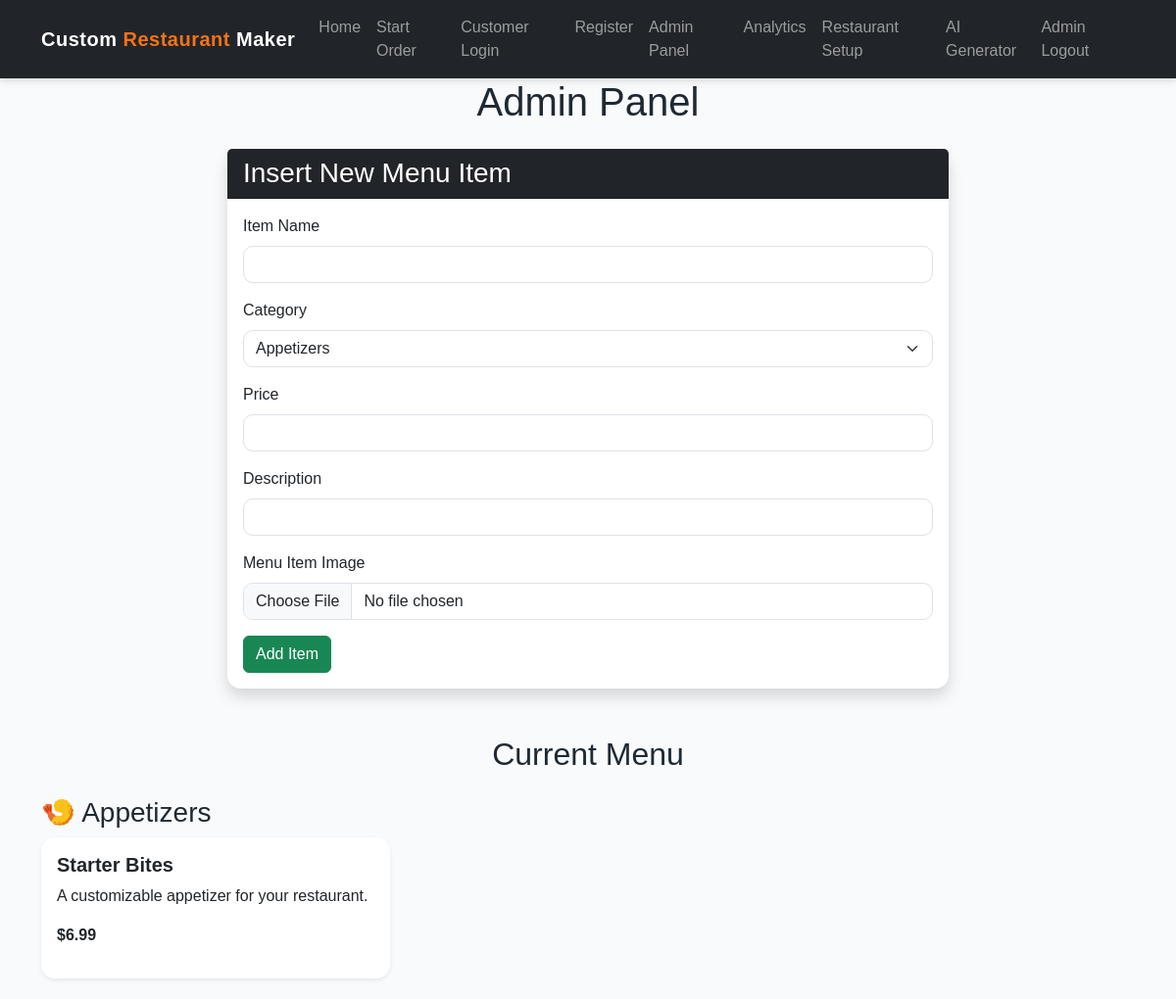
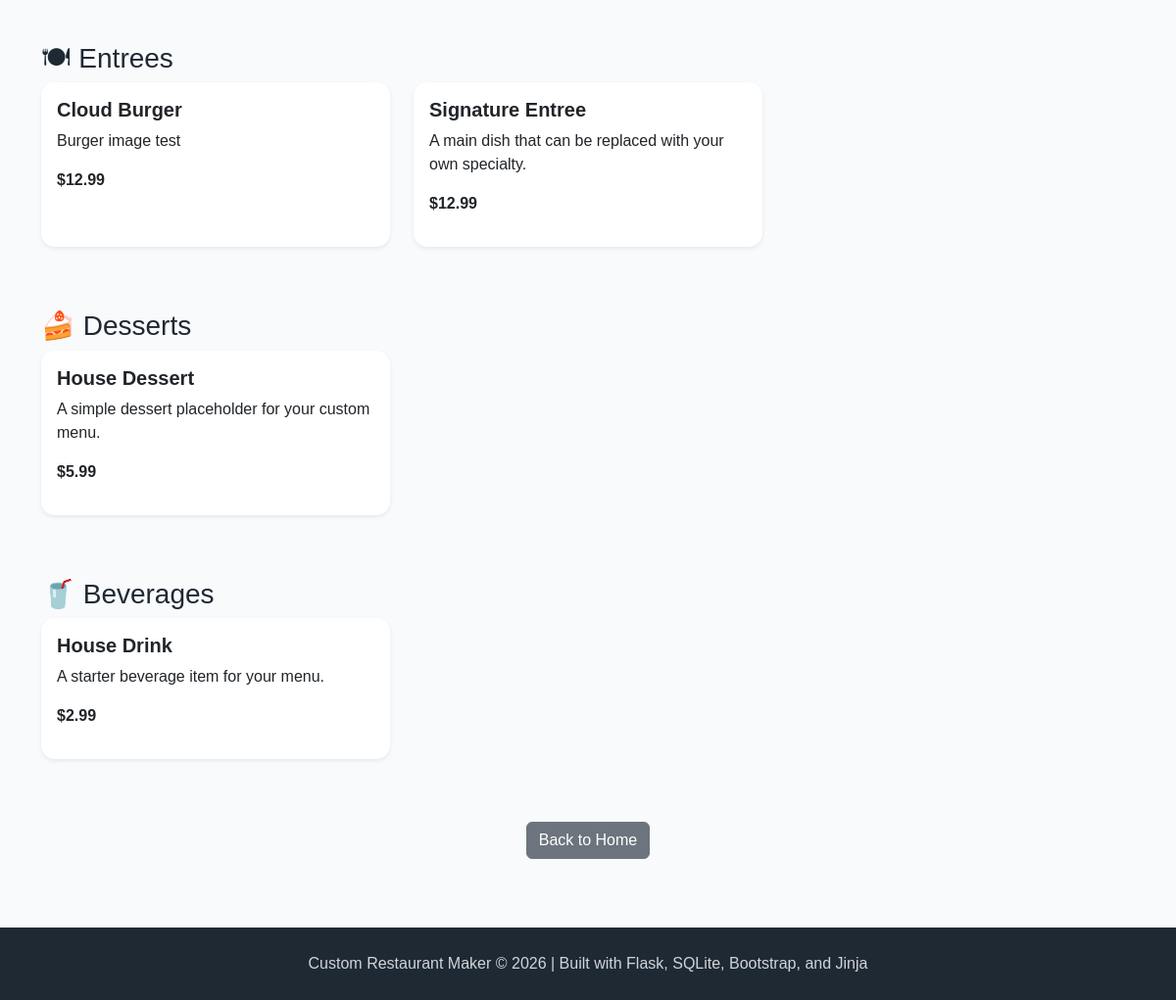
Screenshot of /admin (signed in) with the database file from the repository (2 pictures, top to bottom).
### app.py (models this page shows)
class Menu(db.Model):
    __tablename__ = "menu"
    menu_id = db.Column(db.Integer, primary_key=True)
    name = db.Column(db.String(150), nullable=False)
    category = db.Column(db.String(100), nullable=False)
    price = db.Column(db.Float, nullable=False)
    description = db.Column(db.Text)
    image_filename = db.Column(db.String(255))
    image_url = db.Column(db.Text)

### app.py (the view, shortened to what this page needs)
@app.route("/admin", methods=["GET", "POST"])
def admin():
    if not session.get("admin_logged_in"):
        flash("Please log in to access the admin panel.", "warning")
        return redirect("/login")
    conn = get_db()
    cur = conn.cursor()
    cur.execute("""
        SELECT *
        FROM menu
        ORDER BY
            CASE LOWER(category)
                WHEN 'appetizers' THEN 1
                WHEN 'entrees' THEN 2
                WHEN 'desserts' THEN 3
                WHEN 'beverages' THEN 4
                ELSE 5
            END,
            name
    """)
    menu = cur.fetchall()
    conn.close()
    return render_template("admin.html", menu=menu)

### app.py (called while the page is built)
def get_db():
    conn = sqlite3.connect("project4.db")
    conn.row_factory = sqlite3.Row
    return conn

### templates/admin.html (shortened to what this page needs)
{% extends "base.html" %}
{% block content %}
<h1 class="text-center mb-4">Admin Panel</h1>
<div class="row justify-content-center">
    <div class="col-md-8">
        <div class="card shadow mb-5">
            <div class="card-header bg-dark text-white">
                <h3 class="mb-0">Insert New Menu Item</h3>
            </div>
            <div class="card-body">
                <form method="post" action="/admin" enctype="multipart/form-data">
                    <div class="mb-3">
                        <label class="form-label">Item Name</label>
                        <input type="text" name="name" class="form-control" required>
                    </div>
                    <div class="mb-3">
                        <label class="form-label">Category</label>
                        <select name="category" class="form-select" required>
                            <option value="Appetizers">Appetizers</option>
                        </select>
                    </div>
                    <div class="mb-3">
                        <label class="form-label">Price</label>
                        <input type="number" step="0.01" name="price" class="form-control" required>
                    </div>
                    <div class="mb-3">
                        <label class="form-label">Description</label>
                        <input type="text" name="description" class="form-control" required>
                    </div>
                    <div class="mb-3">
                        <label class="form-label">Menu Item Image</label>
                        <input type="file" name="image" class="form-control">
                    </div>
                    <button type="submit" class="btn btn-success">
                        Add Item
                    </button>
                </form>
            </div>
        </div>
    </div>
</div>
<h2 class="text-center mb-4">Current Menu</h2>
<h3 class="mt-4">🍤 Appetizers</h3>
<div class="row">
    {% for item in menu %}
        {% if item['category'].lower() == 'appetizers' %}
            <div class="col-md-4 mb-3">
                <div class="card h-100 shadow-sm">
                    <div class="card-body">
                        <h5 class="card-title">{{ item['name'] }}</h5>
                        <p class="card-text">
                            {{ item['description'] }}
                        </p>
                        <p>
                            <strong>${{ "%.2f"|format(item['price']) }}</strong>
                        </p>
                    </div>
                </div>
            </div>
        {% endif %}
    {% endfor %}
</div>
<h3 class="mt-5">🍽 Entrees</h3>
<div class="row">
    {% for item in menu %}
        {% if item['category'].lower() == 'entrees' %}
            <div class="col-md-4 mb-3">
                <div class="card h-100 shadow-sm">
                    <div class="card-body">
                        <h5 class="card-title">{{ item['name'] }}</h5>
                        <p class="card-text">
                            {{ item['description'] }}
                        </p>
                        <p>
                            <strong>${{ "%.2f"|format(item['price']) }}</strong>
                        </p>
                    </div>
                </div>
            </div>
        {% endif %}
    {% endfor %}
</div>
<h3 class="mt-5">🍰 Desserts</h3>
<div class="row">
    {% for item in menu %}
        {% if item['category'].lower() == 'desserts' %}
            <div class="col-md-4 mb-3">
                <div class="card h-100 shadow-sm">
                    <div class="card-body">
                        <h5 class="card-title">{{ item['name'] }}</h5>
                        <p class="card-text">
                            {{ item['description'] }}
                        </p>
                        <p>
                            <strong>${{ "%.2f"|format(item['price']) }}</strong>
                        </p>
                    </div>
                </div>
            </div>
        {% endif %}
    {% endfor %}
</div>
<h3 class="mt-5">🥤 Beverages</h3>
<div class="row">
    {% for item in menu %}
        {% if item['category'].lower() == 'beverages' %}
            <div class="col-md-4 mb-3">
                <div class="card h-100 shadow-sm">
                    <div class="card-body">
                        <h5 class="card-title">{{ item['name'] }}</h5>
                        <p class="card-text">
                            {{ item['description'] }}
                        </p>
                        <p>
                            <strong>${{ "%.2f"|format(item['price']) }}</strong>
                        </p>
                    </div>
                </div>
            </div>
        {% endif %}
    {% endfor %}
</div>
<div class="text-center mt-5 mb-5">
    <a href="/" class="btn btn-secondary">
        Back to Home
    </a>
</div>
{% endblock %}

### static/style.css (style rules this page uses)
:root { --primary-dark: #1f2933; --primary-orange: #f97316; --primary-yellow: #facc15; --primary-green: #16a34a; --soft-bg: #f8fafc; --card-bg: #ffffff; --text-dark: #1f2933; }
body { background-color: var(--soft-bg); color: var(--text-dark); font-family: Arial, Helvetica, sans-serif; }
.card { border: none; border-radius: 14px; transition: transform 0.2s ease, box-shadow 0.2s ease; }
.card-title { font-weight: 700; }
.form-control, .form-select { border-radius: 10px; }

### rows the page displays
Menu: name "Starter Bites", description "A customizable appetizer for your restaurant.", price "6.99"
Menu: name "Cloud Burger", description "Burger image test", price "12.99"
Menu: name "Signature Entree", description "A main dish that can be replaced with your own specialty.", price "12.99"
Menu: name "House Dessert", description "A simple dessert placeholder for your custom menu.", price "5.99"
Menu: name "House Drink", description "A starter beverage item for your menu.", price "2.99"
